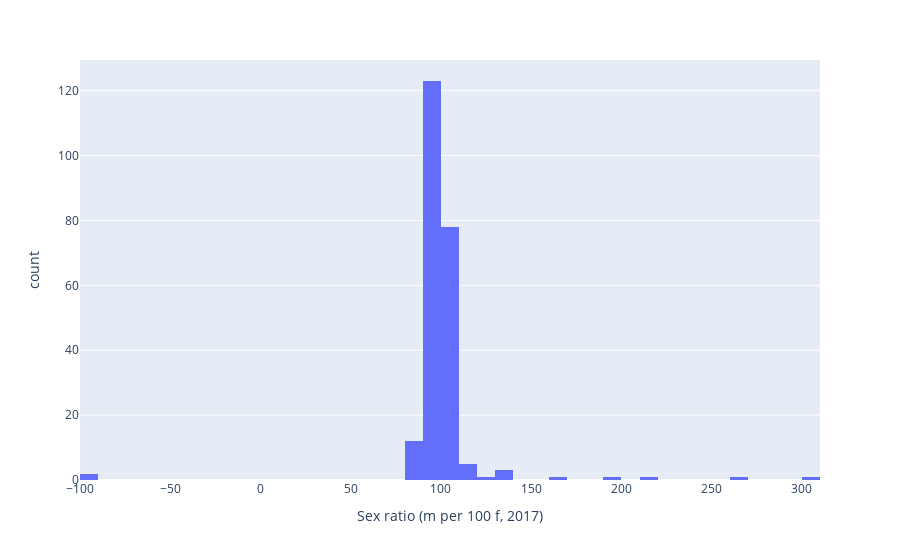

Here is the notebook cell this chart was saved with:
### Code cell
import plotly.express as px
fig = px.histogram(df1, x = 'Sex ratio (m per 100 f, 2017)')
fig.show()

### Figure 1 — Plotly figure (JSON) as saved in the notebook; plotly's stock layout.template omitted (floating-point values rounded to 4 significant figures; data arrays with more than 128 entries replaced by an {"elided": "..."} marker saying what was removed)
{"data": [{"alignmentgroup": "True", "bingroup": "x", "hovertemplate": "Sex ratio (m per 100 f, 2017)=%{x}<br>count=%{y}<extra></extra>", "legendgroup": "", "marker": {"color": "#636efa", "pattern": {"shape": ""}}, "name": "", "offsetgroup": "", "orientation": "v", "showlegend": false, "type": "histogram", "x": {"elided": "229 float values"}, "xaxis": "x", "yaxis": "y"}], "layout": {"barmode": "relative", "legend": {"tracegroupgap": 0}, "margin": {"t": 60}, "xaxis": {"anchor": "y", "domain": [0, 1], "title": {"text": "Sex ratio (m per 100 f, 2017)"}}, "yaxis": {"anchor": "x", "domain": [0, 1], "title": {"text": "count"}}}}
